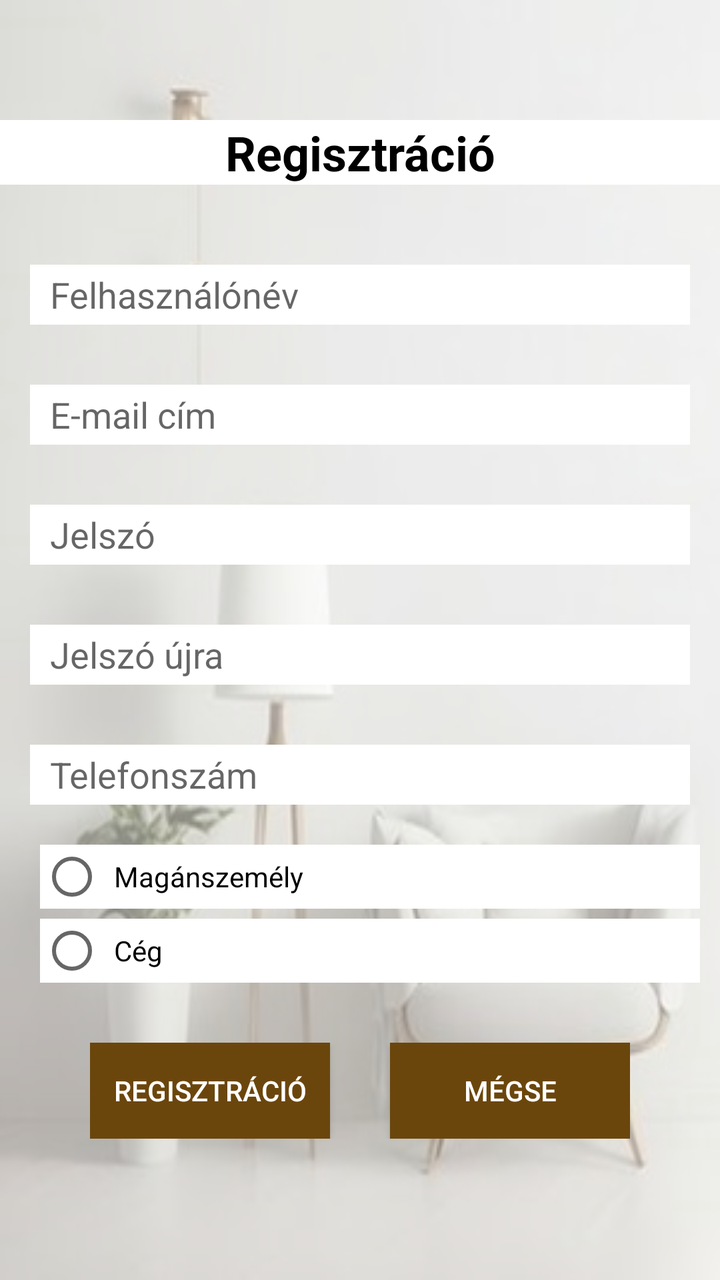
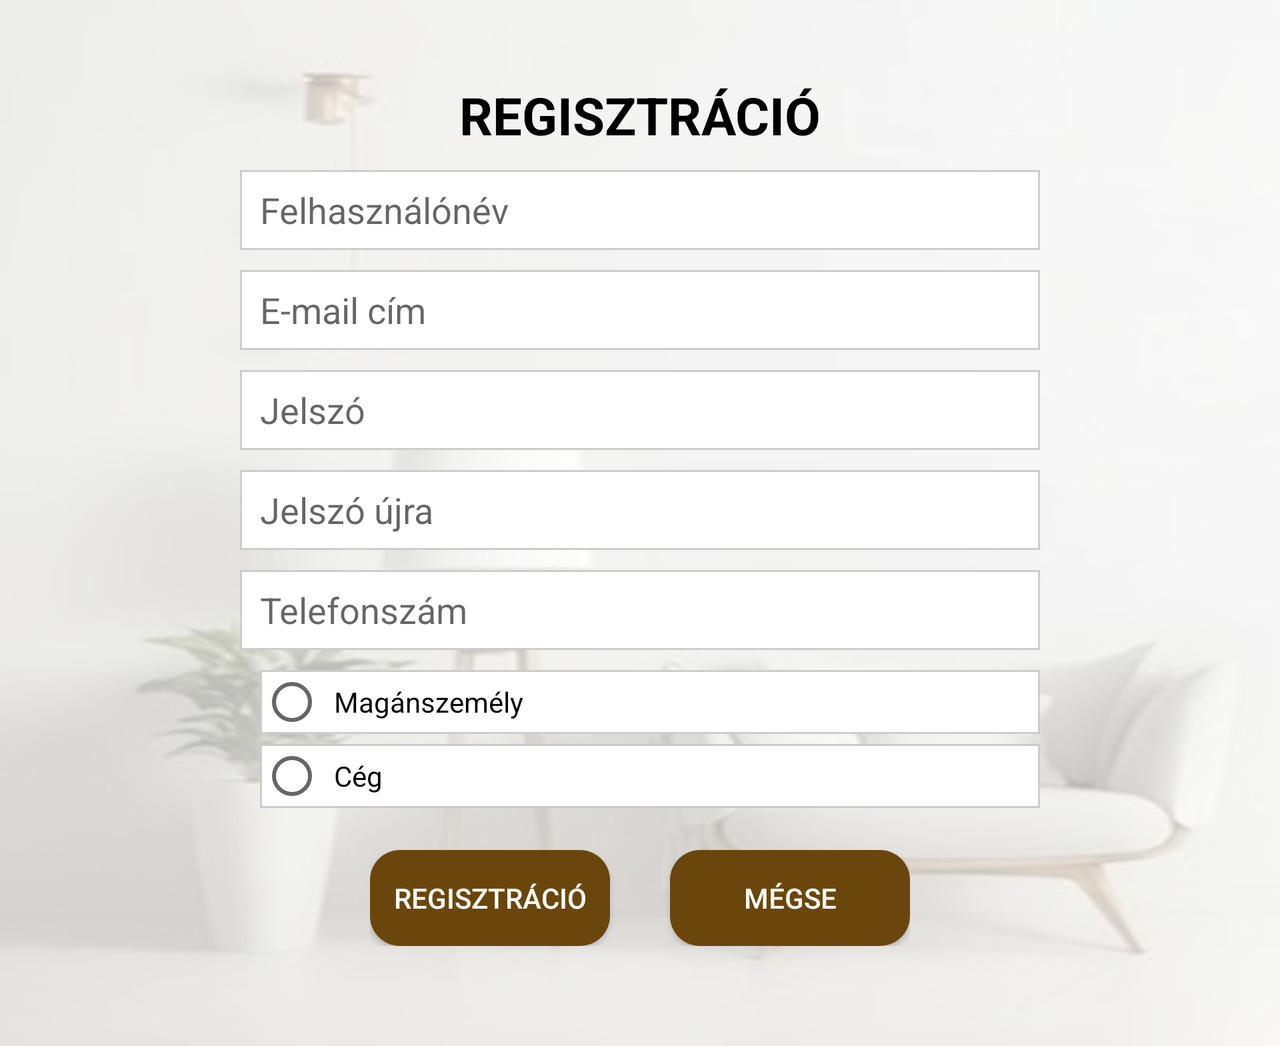

The same Android screen from two of the app's own layout files: first res/layout/ as a phone draws it, then the repository's variant for another configuration, drawn on a device whose configuration selects that folder. Both files follow.
<!-- AndroidManifest.xml: application theme Theme.FlatDecorationShop -->
<!-- res/layout/activity_registration.xml -->
<?xml version="1.0" encoding="utf-8"?>
<RelativeLayout
    xmlns:android="http://schemas.android.com/apk/res/android"
    xmlns:tools="http://schemas.android.com/tools"
    android:id="@+id/main"
    android:layout_width="match_parent"
    android:layout_height="match_parent"
    tools:context=".RegistrationActivity">

    <ImageView
        android:layout_width="match_parent"
        android:layout_height="match_parent"
        android:background="@drawable/registration"
        android:alpha="0.5"/>

    <TextView
        android:id="@+id/textView_Registration"
        android:layout_width="match_parent"
        android:layout_height="wrap_content"
        android:textColor="@color/black"
        android:background="@color/white"
        android:layout_marginTop="60dp"
        android:text="@string/registartion"
        android:textSize="24sp"
        android:layout_alignParentStart="true"
        android:layout_alignParentEnd="true"
        android:textAlignment="center"
        android:textStyle="bold"/>

    <EditText
        android:id="@+id/editText_Username"
        android:layout_width="match_parent"
        android:layout_height="30dp"
        android:layout_marginTop="40dp"
        android:layout_marginLeft="@dimen/margin15"
        android:layout_marginRight="@dimen/margin15"
        android:textColor="@color/black"
        android:background="@color/white"
        android:ems="12"
        android:paddingStart="@dimen/default_margin"
        android:hint="@string/username"
        android:inputType="textPersonName"
        android:layout_alignParentStart="true"
        android:layout_alignParentEnd="true"
        android:layout_below="@id/textView_Registration"/>

    <EditText
        android:id="@+id/editText_Email"
        android:layout_width="match_parent"
        android:layout_height="30dp"
        android:layout_marginTop="30dp"
        android:layout_marginLeft="@dimen/margin15"
        android:layout_marginRight="@dimen/margin15"
        android:textColor="@color/black"
        android:background="@color/white"
        android:ems="12"
        android:paddingStart="@dimen/default_margin"
        android:hint="@string/email"
        android:inputType="textEmailAddress"
        android:layout_alignParentStart="true"
        android:layout_alignParentEnd="true"
        android:layout_below="@id/editText_Username"/>

    <EditText
        android:id="@+id/editText_Password"
        android:layout_width="match_parent"
        android:layout_height="30dp"
        android:layout_marginTop="30dp"
        android:layout_marginLeft="@dimen/margin15"
        android:layout_marginRight="@dimen/margin15"
        android:textColor="@color/black"
        android:background="@color/white"
        android:ems="12"
        android:paddingStart="@dimen/default_margin"
        android:hint="@string/password"
        android:inputType="textPassword"
        android:layout_alignParentStart="true"
        android:layout_alignParentEnd="true"
        android:layout_below="@id/editText_Email"/>

    <EditText
        android:id="@+id/editText_PasswordAgain"
        android:layout_width="match_parent"
        android:layout_height="30dp"
        android:layout_marginTop="30dp"
        android:layout_marginLeft="@dimen/margin15"
        android:layout_marginRight="@dimen/margin15"
        android:textColor="@color/black"
        android:background="@color/white"
        android:ems="12"
        android:paddingStart="@dimen/default_margin"
        android:hint="@string/passwordAgain"
        android:inputType="textPassword"
        android:layout_alignParentStart="true"
        android:layout_alignParentEnd="true"
        android:layout_below="@id/editText_Password"/>

    <EditText
        android:id="@+id/editText_Phone"
        android:layout_width="match_parent"
        android:layout_height="30dp"
        android:layout_marginTop="30dp"
        android:layout_marginLeft="@dimen/margin15"
        android:layout_marginRight="@dimen/margin15"
        android:textColor="@color/black"
        android:background="@color/white"
        android:ems="12"
        android:paddingStart="@dimen/default_margin"
        android:hint="@string/phone"
        android:inputType="phone"
        android:layout_alignParentStart="true"
        android:layout_alignParentEnd="true"
        android:layout_below="@id/editText_PasswordAgain"/>

    <RadioGroup
        android:id="@+id/customerTypeGroup"
        android:layout_width="match_parent"
        android:layout_height="wrap_content"
        android:layout_marginTop="20dp"
        android:layout_marginLeft="@dimen/default_margin"
        android:layout_marginRight="@dimen/default_margin"
        android:layout_below="@id/editText_Phone">

        <RadioButton
            android:id="@+id/radioButton_PivatePerson"
            android:layout_width="match_parent"
            android:layout_height="wrap_content"
            android:textColor="@color/black"
            android:background="@color/white"
            android:layout_marginLeft="10dp"
            android:paddingStart="5dp"
            android:text="@string/privatePerson"
            android:layout_marginBottom="5dp"/>

        <RadioButton
            android:layout_width="match_parent"
            android:layout_height="wrap_content"
            android:textColor="@color/black"
            android:background="@color/white"
            android:layout_marginLeft="10dp"
            android:paddingStart="5dp"
            android:text="@string/company"/>

    </RadioGroup>

    <LinearLayout
        android:layout_width="wrap_content"
        android:layout_height="wrap_content"
        android:orientation="horizontal"
        android:layout_below="@+id/customerTypeGroup"
        android:layout_marginTop="30dp"
        android:layout_centerHorizontal="true">

        <Button
            android:layout_width="120dp"
            android:layout_height="wrap_content"
            android:background="#6B460C"
            android:textColor="@color/white"            android:text="@string/registartion"
            android:onClick="registration"/>

        <Button
            android:layout_width="120dp"
            android:layout_height="wrap_content"
            android:layout_marginStart="30dp"
            android:background="#6B460C"
            android:textColor="@color/white"            android:text="@string/cancel"
            android:onClick="cancel"/>

    </LinearLayout>

</RelativeLayout>
<!-- resources referenced by this layout -->
<resources>
  <color name="black">#FF000000</color>
  <color name="white">#FFFFFFFF</color>
  <dimen name="default_margin">10dp</dimen>
  <dimen name="margin15">15dp</dimen>
  <!-- drawable registration: png bitmap (drawable, 19730 bytes) -->
  <string name="cancel">Mégse</string>
  <string name="company">Cég</string>
  <string name="email">E-mail cím</string>
  <string name="password">Jelszó</string>
  <string name="passwordAgain">Jelszó újra</string>
  <string name="phone">Telefonszám</string>
  <string name="privatePerson">Magánszemély</string>
  <string name="registartion">Regisztráció</string>
  <string name="username">Felhasználónév</string>
  <style name="Theme.FlatDecorationShop" parent="Base.Theme.FlatDecorationShop" />
  <style name="Base.Theme.FlatDecorationShop" parent="Theme.AppCompat.Light.NoActionBar">
          
          
      </style>
</resources>
<!-- res/layout-land/activity_registration.xml (the repository's variant of the layout above) -->
<!-- drawn on the phone turned sideways -->
<?xml version="1.0" encoding="utf-8"?>
<ScrollView
    xmlns:android="http://schemas.android.com/apk/res/android"
    xmlns:tools="http://schemas.android.com/tools"
    android:layout_width="match_parent"
    android:layout_height="match_parent"
    tools:context=".RegistrationActivity"
    android:background="@drawable/registration_background">

    <RelativeLayout
        android:id="@+id/main"
        android:layout_width="match_parent"
        android:layout_height="wrap_content"
        android:alpha="1">

        <ImageView
            android:layout_width="match_parent"
            android:layout_height="match_parent"/>

        <TextView
            android:id="@+id/textView_Registration"
            android:layout_width="match_parent"
            android:layout_height="wrap_content"
            android:textAllCaps="true"
            android:textColor="@color/black"
            android:layout_marginTop="40dp"
            android:text="@string/registartion"
            android:textSize="26sp"
            android:layout_alignParentStart="true"
            android:layout_alignParentEnd="true"
            android:textAlignment="center"
            android:textStyle="bold"/>

        <EditText
            android:id="@+id/editText_Username"
            android:layout_width="400dp"
            android:layout_height="40dp"
            android:layout_below="@id/textView_Registration"
            android:layout_centerHorizontal="true"
            android:layout_marginTop="10dp"
            android:background="@drawable/edittext_background"
            android:textColor="@android:color/black"
            android:ems="12"
            android:hint="@string/username"
            android:inputType="textPersonName"
            android:paddingStart="@dimen/default_margin"/>

        <EditText
            android:id="@+id/editText_Email"
            android:layout_width="400dp"
            android:layout_height="40dp"
            android:layout_below="@id/editText_Username"
            android:layout_centerHorizontal="true"
            android:layout_marginTop="10dp"
            android:background="@drawable/edittext_background"
            android:textColor="@android:color/black"
            android:ems="12"
            android:hint="@string/email"
            android:inputType="textEmailAddress"
            android:paddingStart="@dimen/default_margin"/>

        <EditText
            android:id="@+id/editText_Password"
            android:layout_width="400dp"
            android:layout_height="40dp"
            android:layout_below="@id/editText_Email"
            android:layout_centerHorizontal="true"
            android:layout_marginTop="10dp"
            android:background="@drawable/edittext_background"
            android:textColor="@android:color/black"
            android:ems="12"
            android:hint="@string/password"
            android:inputType="textPassword"
            android:paddingStart="@dimen/default_margin"/>

        <EditText
            android:id="@+id/editText_PasswordAgain"
            android:layout_width="400dp"
            android:layout_height="40dp"
            android:layout_below="@id/editText_Password"
            android:layout_centerHorizontal="true"
            android:layout_marginTop="10dp"
            android:background="@drawable/edittext_background"
            android:textColor="@android:color/black"
            android:ems="12"
            android:hint="@string/passwordAgain"
            android:inputType="textPassword"
            android:paddingStart="@dimen/default_margin"/>

        <EditText
            android:id="@+id/editText_Phone"
            android:layout_width="400dp"
            android:layout_height="40dp"
            android:layout_below="@id/editText_PasswordAgain"
            android:layout_centerHorizontal="true"
            android:layout_marginTop="10dp"
            android:background="@drawable/edittext_background"
            android:textColor="@android:color/black"
            android:ems="12"
            android:hint="@string/phone"
            android:inputType="phone"
            android:paddingStart="@dimen/default_margin"/>

        <RadioGroup
            android:id="@+id/customerTypeGroup"
            android:layout_width="400dp"
            android:layout_height="80dp"
            android:layout_marginTop="10dp"
            android:layout_centerHorizontal="true"
            android:layout_below="@id/editText_Phone">

            <RadioButton
                android:id="@+id/radioButton_PivatePerson"
                android:layout_width="match_parent"
                android:layout_height="wrap_content"
                android:layout_marginLeft="10dp"
                android:layout_marginBottom="5dp"
                android:background="@drawable/edittext_background"
                android:textColor="@android:color/black"
                android:paddingStart="5dp"
                android:text="@string/privatePerson"/>

            <RadioButton
                android:layout_width="match_parent"
                android:layout_height="wrap_content"
                android:background="@drawable/edittext_background"
                android:textColor="@android:color/black"
                android:layout_marginLeft="10dp"
                android:paddingStart="5dp"
                android:text="@string/company"/>
        </RadioGroup>

        <LinearLayout
            android:layout_width="wrap_content"
            android:layout_height="wrap_content"
            android:orientation="horizontal"
            android:layout_below="@+id/customerTypeGroup"
            android:layout_marginTop="10dp"
            android:layout_centerHorizontal="true"
            android:layout_marginBottom="50dp">

            <Button
                android:layout_width="120dp"
                android:layout_height="wrap_content"
                android:background="@drawable/button_background"
                android:onClick="registration"
                android:text="@string/registartion"
                android:textColor="@color/white" />

            <Button
                android:layout_width="120dp"
                android:layout_height="wrap_content"
                android:layout_marginStart="30dp"
                android:background="@drawable/button_background"
                android:textColor="@color/white"
                android:text="@string/cancel"
                android:onClick="cancel"/>
        </LinearLayout>

    </RelativeLayout>
</ScrollView>
<!-- resources referenced by the variant -->
<!-- as the phone turned sideways resolves them -->
<resources>
  <color name="black">#FF000000</color>
  <color name="white">#FFFFFFFF</color>
  <dimen name="default_margin">10dp</dimen>
  <!-- drawable button_background (drawable) -->
  <?xml version="1.0" encoding="utf-8"?>
  <shape xmlns:android="http://schemas.android.com/apk/res/android"
      android:shape="rectangle">
  
      <solid android:color="#6B460C" />
      <corners android:radius="15dp" />
  
  </shape>
  <!-- drawable edittext_background (drawable) -->
  <layer-list xmlns:android="http://schemas.android.com/apk/res/android">
  
          <item>
              <shape android:shape="rectangle">
                  <solid android:color="@android:color/white" />
                  <stroke
                      android:width="1dp"
                      android:color="#CCCCCC" />
              </shape>
          </item>
      </layer-list>
  <!-- drawable registration_background (drawable) -->
  <layer-list xmlns:android="http://schemas.android.com/apk/res/android">
      <item android:drawable="@drawable/registration" />
  
      <item>
          <shape android:shape="rectangle">
              <solid android:color="#B4FFFFFF" />
          </shape>
      </item>
  </layer-list>
  <string name="cancel">Mégse</string>
  <string name="company">Cég</string>
  <string name="email">E-mail cím</string>
  <string name="password">Jelszó</string>
  <string name="passwordAgain">Jelszó újra</string>
  <string name="phone">Telefonszám</string>
  <string name="privatePerson">Magánszemély</string>
  <string name="registartion">Regisztráció</string>
  <string name="username">Felhasználónév</string>
  <style name="Theme.FlatDecorationShop" parent="Base.Theme.FlatDecorationShop" />
  <!-- drawable registration: png bitmap (drawable, 19730 bytes) -->
  <style name="Base.Theme.FlatDecorationShop" parent="Theme.AppCompat.Light.NoActionBar">
          
          
      </style>
</resources>
